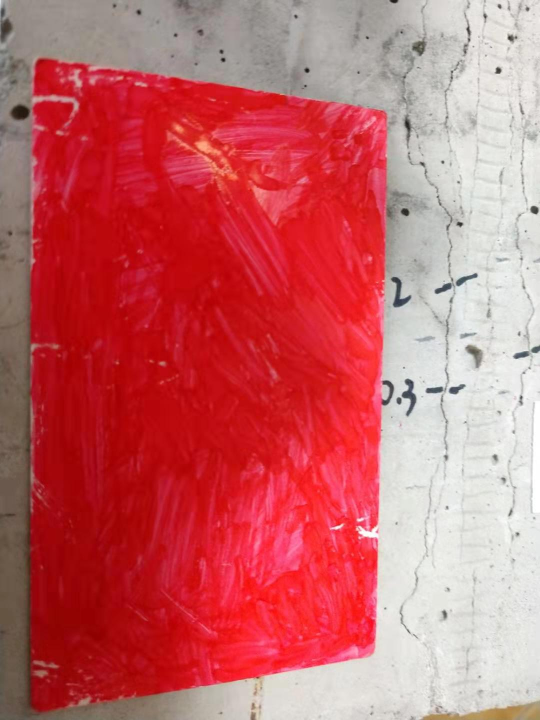
#> input picture image/1347512161.jpg, 1080 x 1440 px (shown at 1/2 size); its folder holds only this picture in this run
$ python get_mask.py
#> lines starting #> are read from the running program, lines starting #| are printed output that depends on the picture; after the words box and inside, x2 and y2 are one past the last pixel; in counts of white or black regions, pixels touching at a corner belong together
import os
import cv2
import numpy as np
import matplotlib.pyplot as plt
from skimage import measure
import imutils
import math
import copy

from sklearn import svm
from sklearn import svm, datasets


img_dir = './image/'
save_dir = '/dev/shm/measure/'

# [7 lines left out: function im_draw, not called in this run]

def enhance_img(im):
    # median filter
    im = cv2.medianBlur(im,9)
    im = im.astype(np.uint16)

    # enhance read
    red = im[:,:,2]
    green = im[:,:,1]
    blue = im[:,:,0]

    im_gray = 3*red - green - blue - (green-blue)
    im_gray = np.where(im_gray <0, 0, im_gray)
    im_gray = im_gray//3
    im_gray = im_gray.astype(np.uint8)

    return im_gray


def get_max_contour(im_th):
    # get max contour
    contours = cv2.findContours(im_th, cv2.RETR_EXTERNAL, cv2.CHAIN_APPROX_SIMPLE)
    contours = imutils.grab_contours(contours)
    max_c = max(contours, key=cv2.contourArea)
    return max_c


def approx_fit_quadrilateral(contour):
    # fit quadrilateral
    epsilon = 0.1*cv2.arcLength(contour,True)
    approx_points = cv2.approxPolyDP(contour,epsilon,True)
    return approx_points


def get_max_threshold_img(im_gray,l1,l2): # 100,150
    _,thres = cv2.threshold(im_gray,l1,255,cv2.THRESH_BINARY)
    thres = np.where(thres<l2, 0, thres)

    # get max contour
    c = get_max_contour(thres)

    # apprex fit quadrilateral
    approx_pt = approx_fit_quadrilateral(c)

    # remake threshold image, with max contour and fill 255
    th_new = np.zeros((thres.shape[0],thres.shape[1]),dtype=np.uint8)
    th_new = cv2.fillPoly(th_new, pts=[approx_pt], color=(255))
    thres = cv2.bitwise_or(th_new,thres)

    return thres,c

def get_outer_rect(pt,pt0):
    ptd = copy.deepcopy(pt)

    pt1 = (pt0+1) % 4
    pt2 = (pt1+1) % 4
    pt3 = (pt2+1) % 4

    gap = 30


    # pt0 to pt3 line check
    ck = [ pt[pt0][0][0] - pt[pt3][0][0],
           pt[pt0][0][1] - pt[pt3][0][1] ]


    # make new pt1 and pt2
    if abs(ck[0]) > abs(ck[1]): # x move > y move, move y
        if pt[pt0][0][1] < pt[pt1][0][1] and \
           pt[pt3][0][1] < pt[pt2][0][1]:
            gap = (-1)*gap
        ptd[pt1][0] = [ pt[pt0][0][0], pt[pt0][0][1]+gap ]
        ptd[pt2][0] = [ pt[pt3][0][0], pt[pt3][0][1]+gap ]

        # cut edge of 1/20 % points
        offset = int(abs(pt[pt0][0][0] - pt[pt3][0][0])/20)

        if ptd[pt1][0][0] > ptd[pt2][0][0]:
            ptd[pt1][0][0] -= offset
            ptd[pt2][0][0] += offset
            ptd[pt0][0][0] -= offset
            ptd[pt3][0][0] += offset
        else:
            ptd[pt1][0][0] += offset
            ptd[pt2][0][0] -= offset
            ptd[pt0][0][0] += offset
            ptd[pt3][0][0] -= offset

    else: # x move < y move, move x
        if pt[pt0][0][0] < pt[pt1][0][0] and \
           pt[pt3][0][0] < pt[pt2][0][0]:
            gap = (-1)*gap
        ptd[pt1][0] = [ pt[pt0][0][0]+gap, pt[pt0][0][1] ]
        ptd[pt2][0] = [ pt[pt3][0][0]+gap, pt[pt3][0][1] ]

        # cut edge of 1/20 % points
        offset = int(abs(pt[pt0][0][1] - pt[pt3][0][1])/20)

        if ptd[pt1][0][1] > ptd[pt2][0][1]:
            ptd[pt1][0][1] -= offset
            ptd[pt2][0][1] += offset
            ptd[pt0][0][1] -= offset
            ptd[pt3][0][1] -= offset

        else:
            ptd[pt1][0][1] += offset
            ptd[pt2][0][1] -= offset
            ptd[pt0][0][1] += offset
            ptd[pt3][0][1] -= offset


    return ptd

def get_4_outer_rect(pt):
    pt_rect=[]
    for i in range(4):
        pt_rect.append(get_outer_rect(pt,i))

    return pt_rect

def get_edge(shape,c,approx):
    pt_rect = get_4_outer_rect(approx)
    outer_pt0 = pt_rect[0]


    # Crop mask threshold image
    pts=[]
    for r in pt_rect:
        th0 = np.zeros((shape[0], shape[1]), dtype=np.uint8)
        th_contour = copy.deepcopy(th0)

        th1 = cv2.fillPoly(th0, pts=[r], color=(255))
        cv2.drawContours(th_contour,c,-1,(255),thickness=1)
        th = cv2.bitwise_and(th0,th_contour)

        pt1 = cv2.findNonZero(th)[:,0]
        pt1 = cv2.transpose(pt1)
        pts.append(pt1)

        #im_draw('con',th)

    return pts


def get_4_points_by_fit_lines(pts):

    # 4 head points
    head_pts=[]

    for i in range(4):
        j = (i+1) % 4
        [k1,b1] = np.polyfit(pts[i][0],pts[i][1], 1)
        [k2,b2] = np.polyfit(pts[j][0],pts[j][1], 1)

        #if k2!=k1: # means 2 lines parallel,will not happened
        # solve x,y
        x = (b2-b1)/(k1-k2)
        y = (b1*k2-b2*k1)/(k2-k1)

        head_pts.append([x,y])

    return head_pts


# from head_pts, find left-top index
# head_pts format is the return value of 'get_4_points_by_fit_lines'
# [6 lines left out: function find_left_top, not called in this run]


def find_rect_contour(img_name):
#> called with img_name = '1347512161.jpg'
    img = cv2.imread(img_dir + img_name)
#> img is the input picture: shape (1440, 1080, 3); mean B, G, R 104, 100.3, 197.8

    # enhance colour image, and get gray
    gray = enhance_img(img)
#> in enhance_img, `red = im[:,:,2]`:
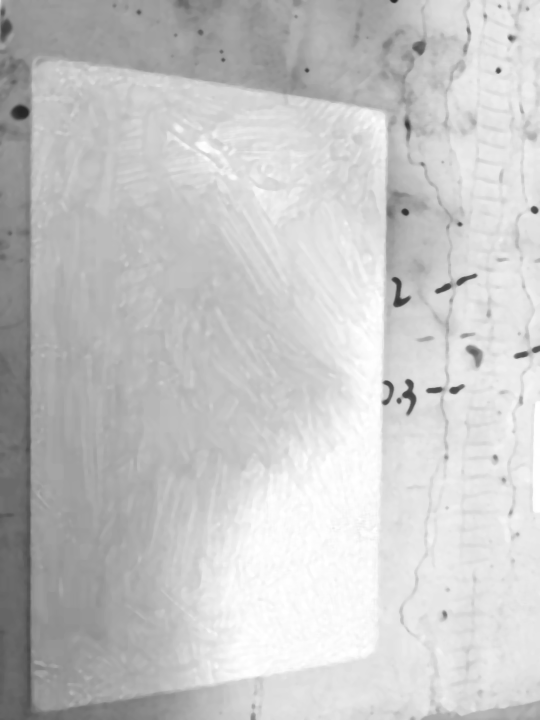
#> red: shape (1440, 1080) uint16 (shown at 1/2 size); min 36, max 255, mean 198.1
#> in enhance_img, `blue = im[:,:,0]`:
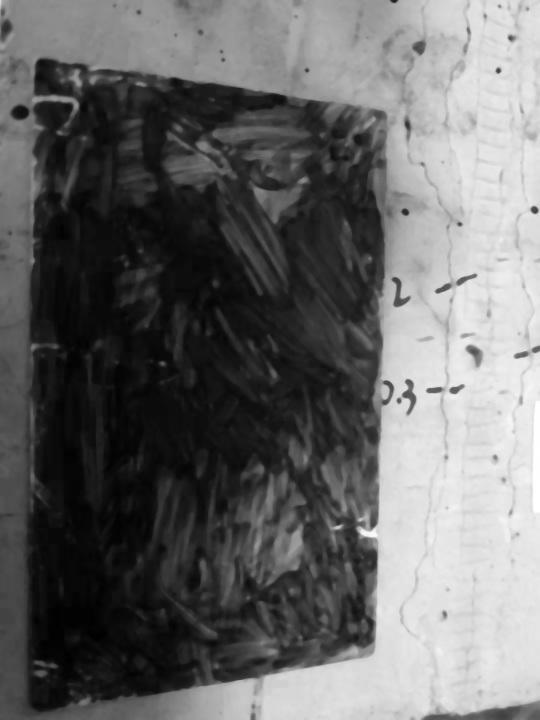
#> blue: shape (1440, 1080) uint16 (shown at 1/2 size); min 0, max 255, mean 104.2
#> in enhance_img, `im_gray = 3*red - green - blue - (green-blue)`:
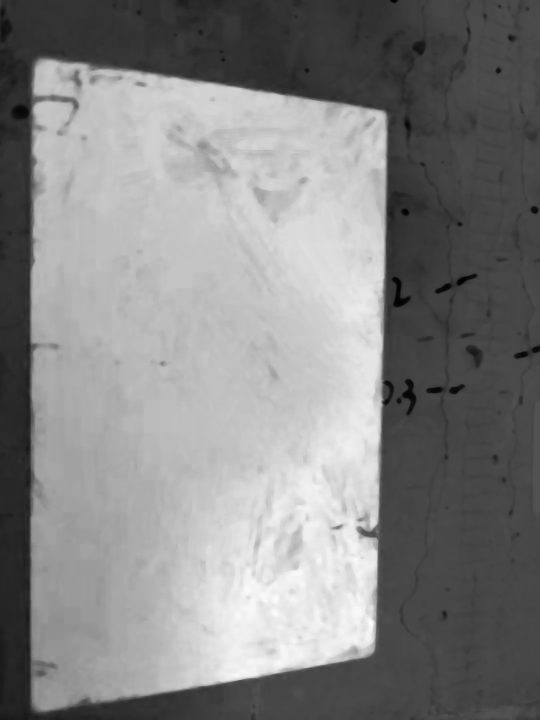
#> im_gray: shape (1440, 1080) uint16 (shown at 1/2 size); min 36, max 721, mean 393.4; drawn with min black and max white

    # get threshold image and max contour
    th,max_contour = get_max_threshold_img(gray,100,150)
#> in get_max_threshold_img, `_,thres = cv2.threshold(im_gray,l1,255,cv2.THRESH_BINARY)`:
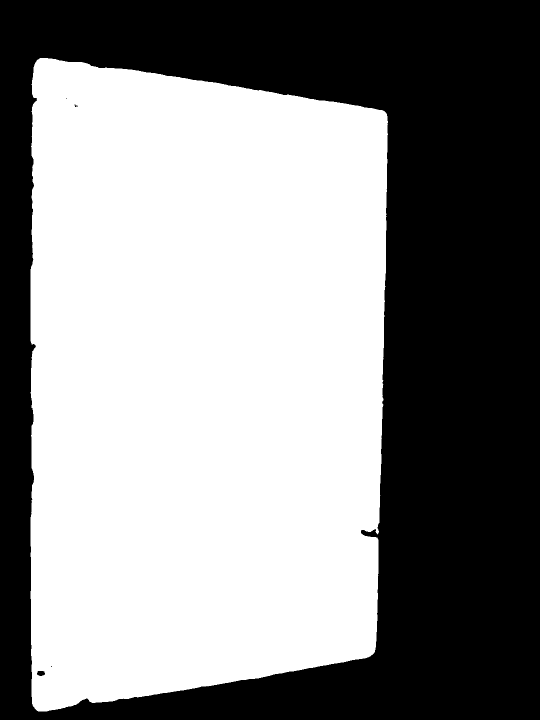
#> thres: shape (1440, 1080) (shown at 1/2 size); 54.4% white; 5 black regions (3 under 20 px)
#> in get_max_contour, `contours = cv2.findContours(im_th, cv2.RETR_EXTERNAL, cv2.CHAIN_APPROX..`: contours = 1 contour; box (x1, y1, x2, y2) and area: (61, 116, 776, 1423) 843494
#> in get_max_contour, `max_c = max(contours, key=cv2.contourArea)`: max_c = contour of 968 points, box (x1, y1, x2, y2) (61, 116, 776, 1423), area 843494
#> in get_max_threshold_img, `c = get_max_contour(thres)`: c has the same summary as max_c in get_max_contour
#> in approx_fit_quadrilateral, `epsilon = 0.1*cv2.arcLength(contour,True)`: epsilon = 407
#> in approx_fit_quadrilateral, `approx_points = cv2.approxPolyDP(contour,epsilon,True)`: approx_points = [[78, 117], [66, 1412], [740, 1312], [772, 226]]
#> in get_max_threshold_img, `th_new = cv2.fillPoly(th_new, pts=[approx_pt], color=(255))`:
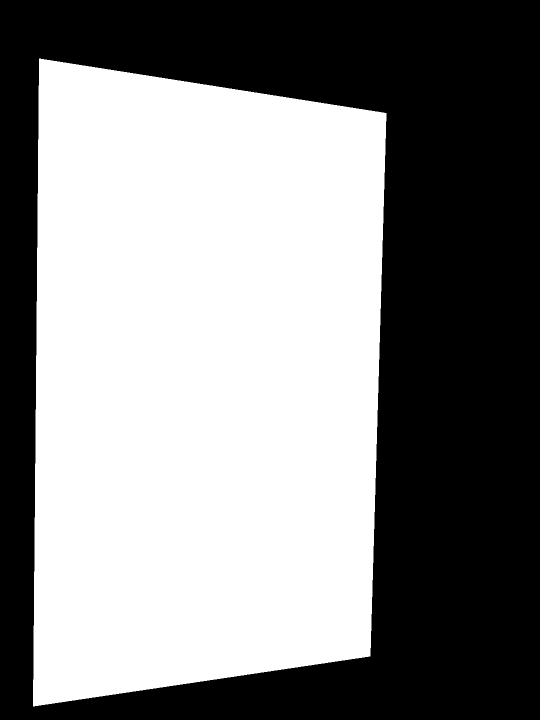
#> th_new: shape (1440, 1080) (shown at 1/2 size); 52.5% white; 1 black region, box (x1, y1, x2, y2) and area: (0, 0, 1080, 1440) 738923
#> max_contour has the same summary as max_c in get_max_contour
    # get 4-corner points
    approx = approx_fit_quadrilateral(max_contour)
#> approx = [[78, 117], [66, 1412], [740, 1312], [772, 226]]

    # get outer quatrilateral
    points = get_edge(th.shape,max_contour,approx)
#> the loop in get_4_outer_rect, `for i in range(4):` made 4 passes
#> (ck in get_outer_rect, offset in get_outer_rect) on passes 1 to 4: ([-694, -109], 34), ([-12, 1295], 64), ([674, -100], 33), ([32, -1086], 54)
#> after the loop in get_4_outer_rect, `for i in range(4):`: pt_rect = 4 contours; box (x1, y1, x2, y2) and area: (36, 53, 79, 1349) 36162, (740, 280, 803, 1259) 29340, (112, 87, 739, 227) 18780, (99, 1312, 708, 1443) 18240
#> in get_edge, `outer_pt0 = pt_rect[0]`: outer_pt0 = [[112, 117], [112, 87], [738, 196], [738, 226]]
#> the loop in get_edge, `for r in pt_rect:` made 4 passes
#> r on passes 1 to 4: [[112, 117], [112, 87], [738, 196], [738, 226]], [[78, 53], [66, 1348], [36, 1348], [48, 181]], [[99, 1442], [99, 1412], [707, 1312], [707, 1342]], [[802, 280], [770, 1258], [740, 1258], [772, 280]]
#> pass 1, in get_edge, `th = cv2.bitwise_and(th0,th_contour)`:
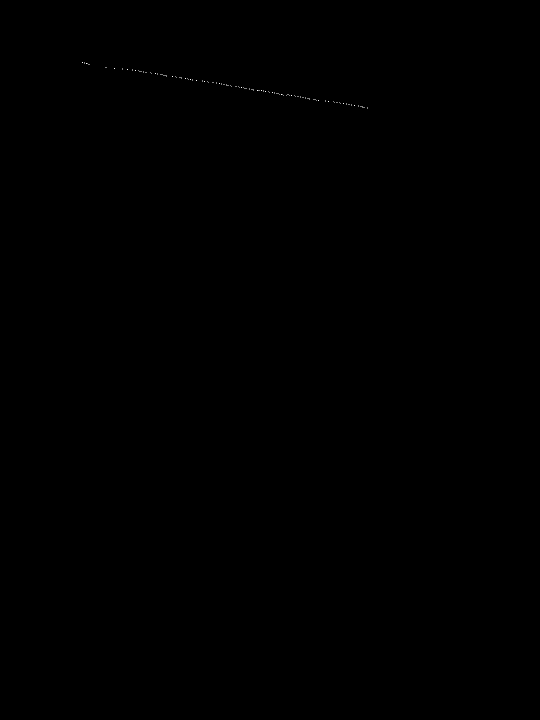
#> th: shape (1440, 1080) (shown at 1/2 size); 0.01% white in thin lines or dots, all inside (x1, y1, x2, y2) = (164, 124, 736, 217)
#> after the loop in get_edge, `for r in pt_rect:`:
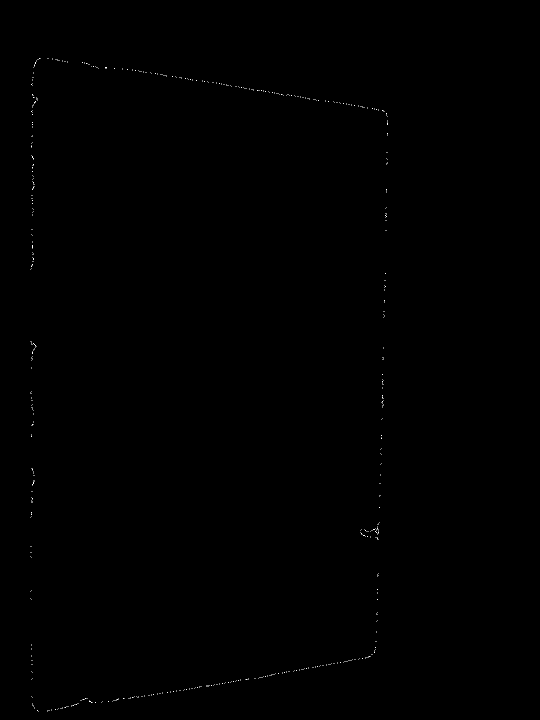
#> th_contour: shape (1440, 1080) (shown at 1/2 size); 0.06% white in thin lines or dots, all inside (x1, y1, x2, y2) = (61, 116, 776, 1423)
#> after the loop in get_edge, `for r in pt_rect:`: pts = 4 items
#> points = 4 items

    # get 4 points
    head_points = get_4_points_by_fit_lines(points)
#> the loop in get_4_points_by_fit_lines, `for i in range(4):` made 4 passes
#> (k1, b1, k2, b2, x, y) on passes 1 to 4: (0.159, 98.2, -52.4, 3999.3, 74.23, 110), (-52.4, 3999.3, -0.161, 1436.5, 49.06, 1428.6), (-0.161, 1436.5, -35.85, 28154, 748.6, 1315.7), (-35.85, 28154, 0.159, 98.2, 779.1, 221.8)
#> after the loop in get_4_points_by_fit_lines, `for i in range(4):`: head_pts = [[74.23, 110], [49.06, 1428.6], [748.6, 1315.7], [779.1, 221.8]]
#> head_points has the same summary as head_pts in get_4_points_by_fit_lines

    # get left-top-index
    #i = find_left_top(head_points)
    #print(i)

    #th3 = np.dstack([th, th, th])
    for i in range(4):
        j=(i+1)%4
        x0 = int(head_points[i][0])
        y0 = int(head_points[i][1])
        x1 = int(head_points[j][0])
        y1 = int(head_points[j][1])
        cv2.line(img,(x0,y0),(x1,y1),(0,255,0),1,8)

        round_x = round(head_points[i][0],4)
        round_y = round(head_points[i][1],4)
        coor = "{:0.4f} x {:0.4f}".format(round_x,round_y)
        cv2.putText(img,coor, (x0, y0-5),
                    cv2.FONT_HERSHEY_COMPLEX, 0.5, (255, 255, 255), 1)
#> this loop made 4 passes
#> (x0, y0, x1, y1, round_x, round_y, coor) on passes 1 to 4: (74, 109, 49, 1428, 74.23, 110, '74.2298 x 109.9841'), (49, 1428, 748, 1315, 49.06, 1428.6, '49.0629 x 1428.6221'), (748, 1315, 779, 221, 748.5, 1315.7, '748.5500 x 1315.6963'), (779, 221, 74, 109, 779.1, 221.8, '779.0591 x 221.8341')
    #im_draw('rect',img)

    cv2.imwrite(save_dir + img_name,img)

    return head_points


if __name__ == '__main__':
    img_list = os.listdir(img_dir)

    if not os.path.exists(save_dir):
        os.system('mkdir ' + save_dir)
    else:
        os.system('rm ' + save_dir + '*')

    for fname in img_list:
        find_rect_contour(fname)

$ run again, on image/759996775.jpg
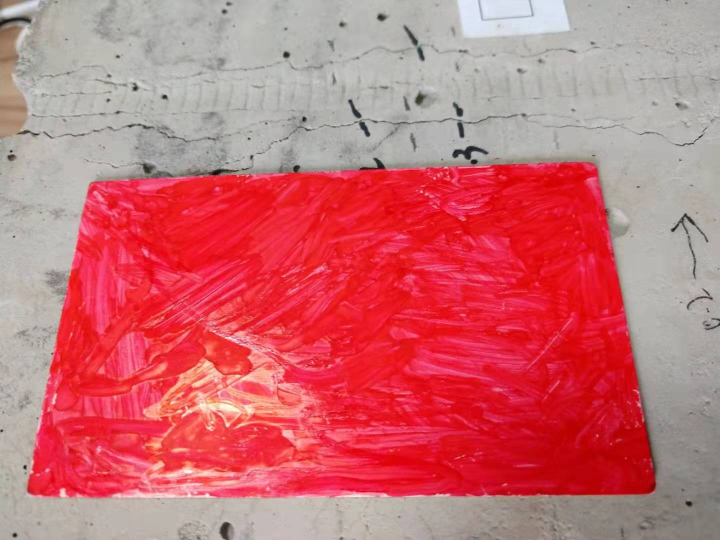
#> input picture image/759996775.jpg, 1440 x 1080 px (shown at 1/2 size)
#> in find_rect_contour, img is the input picture: shape (1080, 1440, 3); mean B, G, R 115.6, 109.4, 201.6
#> in get_max_threshold_img, `_,thres = cv2.threshold(im_gray,l1,255,cv2.THRESH_BINARY)`:
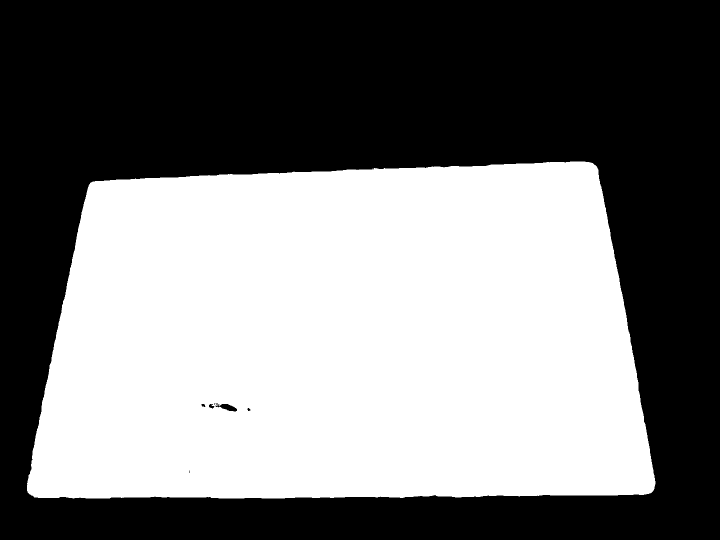
#> thres: shape (1080, 1440) (shown at 1/2 size); 47.9% white; 1 white region
#> contours = 1 contour; box (x1, y1, x2, y2) and area: (54, 323, 1311, 997) 744336
#> max_c = contour of 836 points, box (x1, y1, x2, y2) (54, 323, 1311, 997), area 744336
#> c has the same summary as max_c in get_max_contour
#> epsilon = 372
#> approx_points = [[1193, 333], [181, 365], [55, 984], [1302, 985]]
#> th_new: shape (1080, 1440); 46.3% white; 1 white region, box (x1, y1, x2, y2) and area: (55, 333, 1303, 986) 719431
#> max_contour has the same summary as max_c in get_max_contour
#> the loop in get_4_outer_rect, `for i in range(4):` made 4 passes
#> (ck in get_outer_rect, offset in get_outer_rect) on passes 1 to 4: ([-109, -652], 32), ([-1012, 32], 50), ([-126, 619], 30), ([1247, 1], 62)
#> after the loop in get_4_outer_rect, `for i in range(4):`: pt_rect = 4 contours; box (x1, y1, x2, y2) and area: (117, 984, 1241, 1016) 33690, (231, 303, 1144, 366) 27360, (1193, 365, 1333, 954) 17640, (25, 335, 182, 955) 13890
#> outer_pt0 = [[1193, 365], [1223, 365], [1332, 953], [1302, 953]]
#> the loop in get_edge, `for r in pt_rect:` made 4 passes
#> r on passes 1 to 4: [[1193, 365], [1223, 365], [1332, 953], [1302, 953]], [[1143, 333], [231, 365], [231, 335], [1143, 303]], [[151, 395], [181, 335], [55, 954], [25, 954]], [[1240, 1015], [117, 1014], [117, 984], [1240, 985]]
#> after the loop in get_edge, `for r in pt_rect:`:
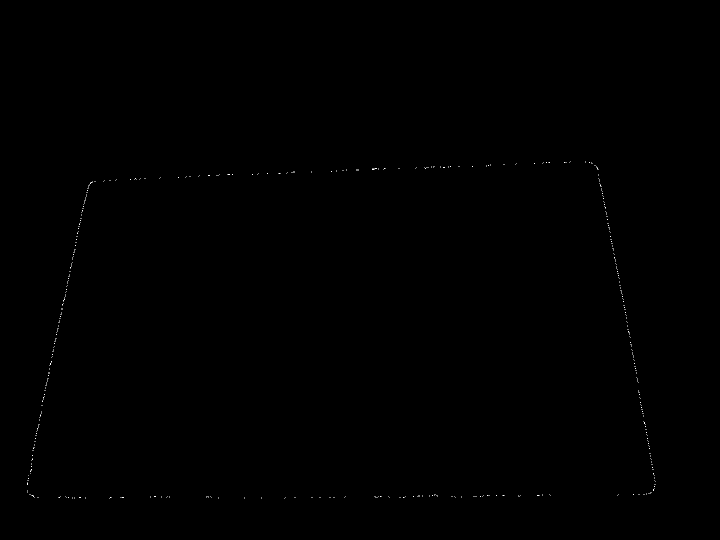
#> th_contour: shape (1080, 1440) (shown at 1/2 size); 0.05% white in thin lines or dots, all inside (x1, y1, x2, y2) = (54, 323, 1311, 997)
#> after the loop in get_edge, `for r in pt_rect:`: pts = 4 items
#> the loop in get_4_points_by_fit_lines, `for i in range(4):` made 4 passes
#> (k1, b1, k2, b2, x, y) on passes 1 to 4: (5.47, -6202.5, -0.0384, 367.2, 1193.5, 321.3), (-0.0384, 367.2, -4.88, 1219.9, 176, 360.4), (-4.88, 1219.9, -0.0041, 995.6, 45.95, 995.4), (-0.0041, 995.6, 5.47, -6202.5, 1315.9, 990.2)
#> after the loop in get_4_points_by_fit_lines, `for i in range(4):`: head_pts = [[1193.5, 321.3], [176, 360.4], [45.95, 995.4], [1315.9, 990.2]]
#> head_points has the same summary as head_pts in get_4_points_by_fit_lines
#> the loop in find_rect_contour, `for i in range(4):` made 4 passes
#> (x0, y0, x1, y1, round_x, round_y, coor) on passes 1 to 4: (1193, 321, 175, 360, 1193.5, 321.3, '1193.5086 x 321.3414'), (175, 360, 45, 995, 176, 360.4, '175.9511 x 360.4268'), (45, 995, 1315, 990, 45.95, 995.4, '45.9506 x 995.4347'), (1315, 990, 1193, 321, 1315.9, 990.2, '1315.8773 x 990.2228')
